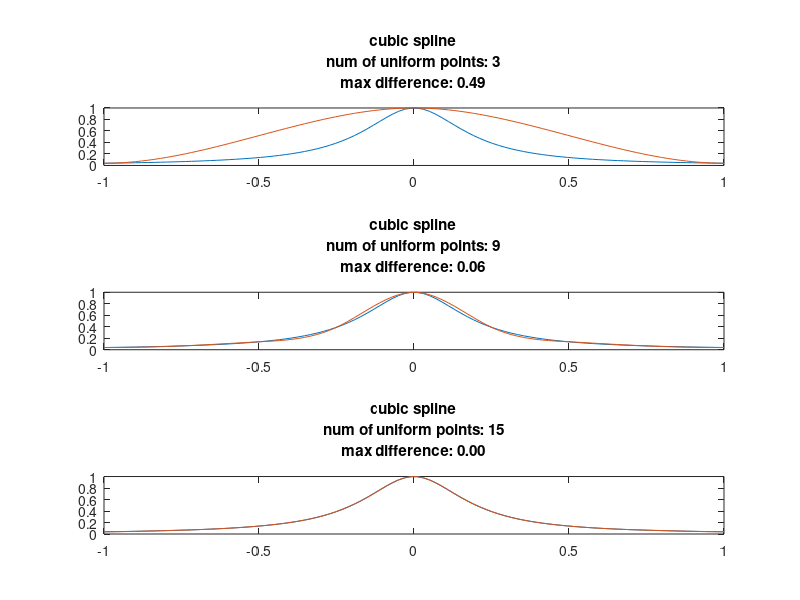

The MATLAB source for this figure:
clf; clear;
% Runge examples - uniform points + spline

fun=@(x) 1./(1+25*x.^2);
xx=linspace(-1,1);
yy=fun(xx);

nsp=0;
for np=[3,9,15]
   nsp=nsp+1;subplot(3,1,nsp);
   x=linspace(-1,1,np);
   yyy=spline(x,[0,fun(x) 0],xx);
   plot(xx,yy,xx,yyy);
   maxdiff=max(abs(yy-yyy));
   title(sprintf("cubic spline\nnum of uniform points: %d\nmax difference: %.2f\n",np,maxdiff));
end